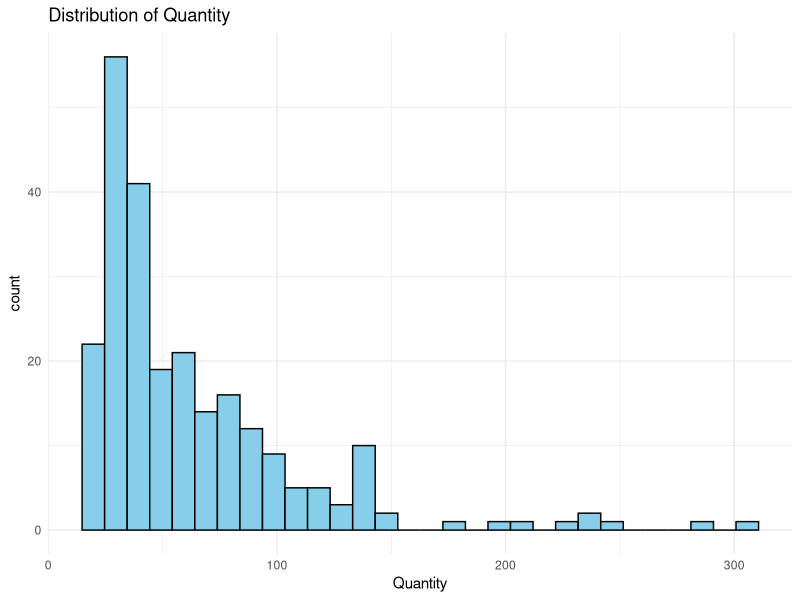
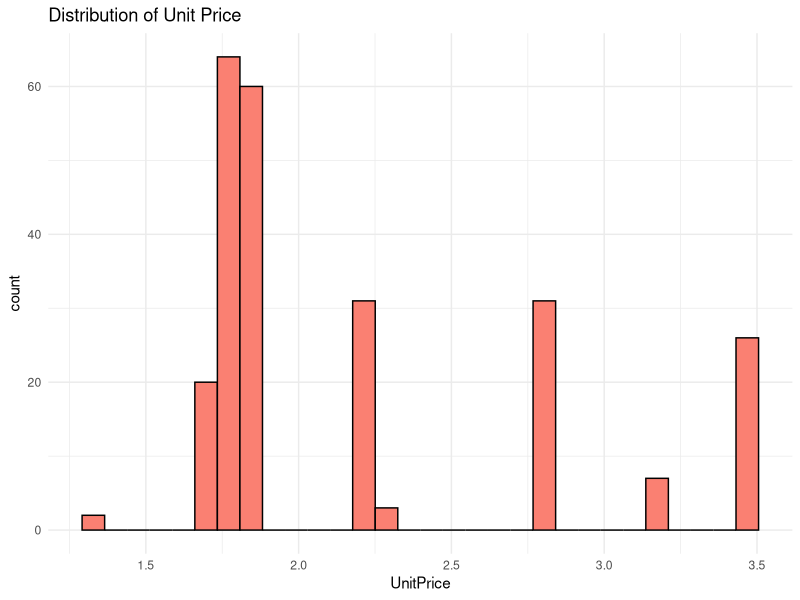
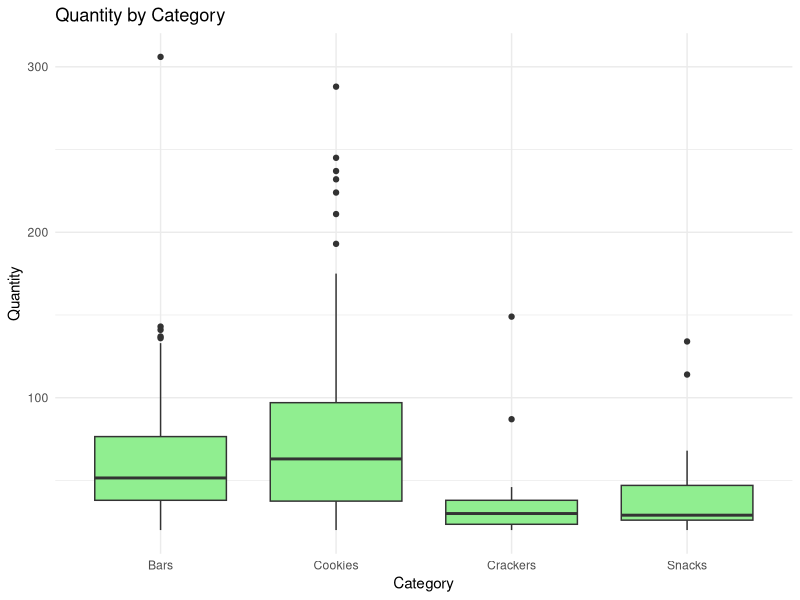
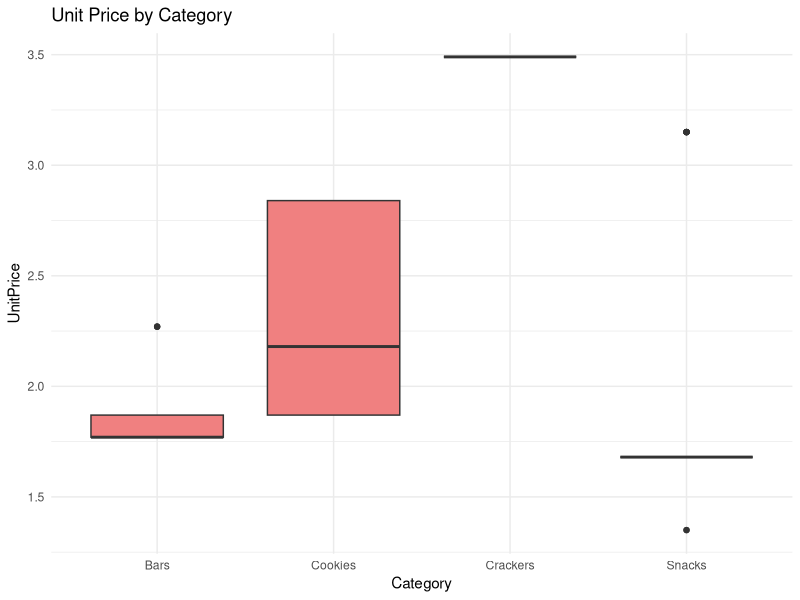

These figures' R source, in order:
# Load required libraries
library(readxl)
library(dplyr)
library(ggplot2)
library(tidyr)
library(lubridate)
library(corrplot)

# Load the Excel file and sheet
data <- read_excel("Sampledatafoodslaes.xlsx", sheet = "FoodSales")

# View structure
str(data)

# Shape of the dataset
cat("Rows:", nrow(data), " Columns:", ncol(data), "\n")

# Check for missing values
sapply(data, function(x) sum(is.na(x)))

# Check for duplicates
cat("Duplicates:", sum(duplicated(data)), "\n")

# Summary statistics for numerical columns
summary(select(data, Quantity, UnitPrice))

# Frequency counts for categorical variables
table(data$Region)
table(data$City)
table(data$Category)

# Feature Engineering
data <- data %>%
  mutate(
    TotalSales = Quantity * UnitPrice,
    OrderDate = as.Date(OrderDate),
    Month = month(OrderDate, label = TRUE),
    Year = year(OrderDate)
  )

# Histograms for Quantity and UnitPrice
ggplot(data, aes(x = Quantity)) + 
  geom_histogram(bins = 30, fill = "skyblue", color = "black") +
  theme_minimal() + ggtitle("Distribution of Quantity")

ggplot(data, aes(x = UnitPrice)) + 
  geom_histogram(bins = 30, fill = "salmon", color = "black") +
  theme_minimal() + ggtitle("Distribution of Unit Price")

  # Box plots for UnitPrice and Quantity by Category
ggplot(data, aes(x = Category, y = Quantity)) + 
  geom_boxplot(fill = "lightgreen") + 
  theme_minimal() + ggtitle("Quantity by Category")

ggplot(data, aes(x = Category, y = UnitPrice)) + 
  geom_boxplot(fill = "lightcoral") + 
  theme_minimal() + ggtitle("Unit Price by Category")
